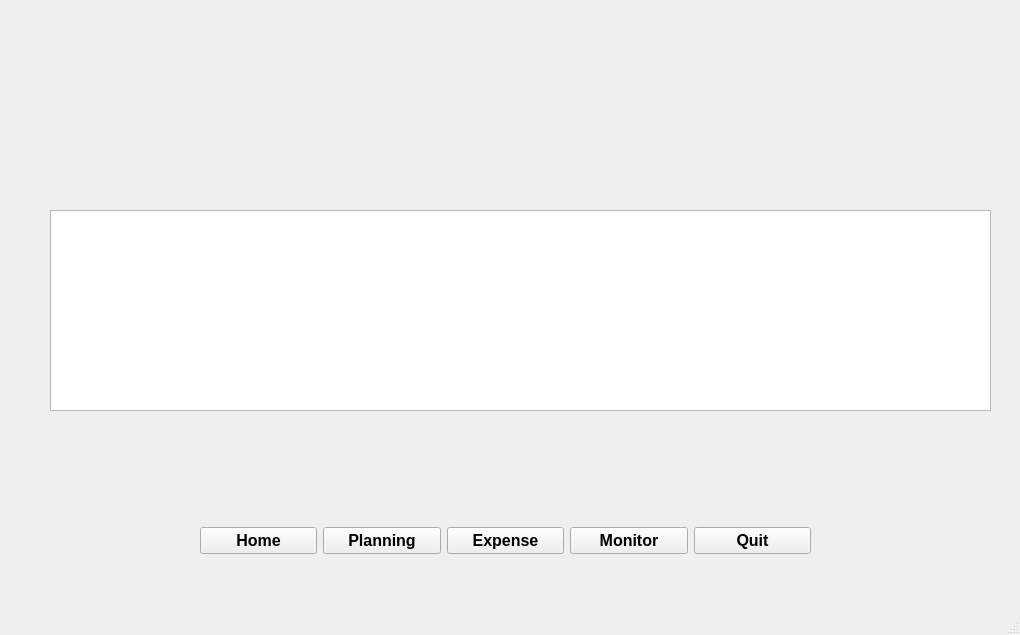
<?xml version="1.0" encoding="UTF-8"?>
<ui version="4.0">
 <class>MainWindow</class>
 <widget class="QMainWindow" name="MainWindow">
  <property name="windowModality">
   <enum>Qt::WindowModal</enum>
  </property>
  <property name="geometry">
   <rect>
    <x>0</x>
    <y>0</y>
    <width>1020</width>
    <height>635</height>
   </rect>
  </property>
  <property name="windowTitle">
   <string>MainWindow</string>
  </property>
  <property name="styleSheet">
   <string notr="true">background-image :  url(:/Figma/mint.jpg)</string>
  </property>
  <widget class="QWidget" name="centralwidget">
   <widget class="QWidget" name="horizontalLayoutWidget">
    <property name="geometry">
     <rect>
      <x>200</x>
      <y>500</y>
      <width>611</width>
      <height>81</height>
     </rect>
    </property>
    <layout class="QHBoxLayout" name="horizontalLayout">
     <item>
      <widget class="QPushButton" name="Homebutton">
       <property name="font">
        <font>
         <family>Arial</family>
         <pointsize>12</pointsize>
         <weight>75</weight>
         <bold>true</bold>
        </font>
       </property>
       <property name="styleSheet">
        <string notr="true">color: black
</string>
       </property>
       <property name="text">
        <string>Home</string>
       </property>
      </widget>
     </item>
     <item>
      <widget class="QPushButton" name="Planningbutton">
       <property name="font">
        <font>
         <family>Arial</family>
         <pointsize>12</pointsize>
         <weight>75</weight>
         <bold>true</bold>
        </font>
       </property>
       <property name="styleSheet">
        <string notr="true">color :black
</string>
       </property>
       <property name="text">
        <string>Planning</string>
       </property>
      </widget>
     </item>
     <item>
      <widget class="QPushButton" name="Expensebutton">
       <property name="font">
        <font>
         <family>Arial</family>
         <pointsize>12</pointsize>
         <weight>75</weight>
         <bold>true</bold>
        </font>
       </property>
       <property name="styleSheet">
        <string notr="true">color:black</string>
       </property>
       <property name="text">
        <string>Expense</string>
       </property>
      </widget>
     </item>
     <item>
      <widget class="QPushButton" name="Monitorbutton">
       <property name="font">
        <font>
         <family>Arial</family>
         <pointsize>12</pointsize>
         <weight>75</weight>
         <bold>true</bold>
        </font>
       </property>
       <property name="styleSheet">
        <string notr="true">color:black</string>
       </property>
       <property name="text">
        <string>Monitor</string>
       </property>
      </widget>
     </item>
     <item>
      <widget class="QPushButton" name="Quitbutton">
       <property name="font">
        <font>
         <family>Arial</family>
         <pointsize>12</pointsize>
         <weight>75</weight>
         <bold>true</bold>
        </font>
       </property>
       <property name="styleSheet">
        <string notr="true">color:black</string>
       </property>
       <property name="text">
        <string>Quit</string>
       </property>
      </widget>
     </item>
    </layout>
   </widget>
   <widget class="QTextEdit" name="textEdit">
    <property name="geometry">
     <rect>
      <x>50</x>
      <y>210</y>
      <width>941</width>
      <height>201</height>
     </rect>
    </property>
    <property name="styleSheet">
     <string notr="true">color: white;
font-style: italic arial;
font: bold italic large &quot;Times New Roman&quot;;
</string>
    </property>
    <property name="html">
     <string>&lt;!DOCTYPE HTML PUBLIC &quot;-//W3C//DTD HTML 4.0//EN&quot; &quot;http://www.w3.org/TR/REC-html40/strict.dtd&quot;&gt;
&lt;html&gt;&lt;head&gt;&lt;meta name=&quot;qrichtext&quot; content=&quot;1&quot; /&gt;&lt;style type=&quot;text/css&quot;&gt;
p, li { white-space: pre-wrap; }
&lt;/style&gt;&lt;/head&gt;&lt;body style=&quot; font-family:'Times New Roman'; font-size:9pt; font-weight:600; font-style:italic;&quot;&gt;
&lt;p align=&quot;center&quot; style=&quot; margin-top:0px; margin-bottom:0px; margin-left:0px; margin-right:0px; -qt-block-indent:0; text-indent:0px;&quot;&gt;&lt;span style=&quot; font-family:'Gulim'; font-size:48pt;&quot;&gt;Buddy Budgeting&lt;/span&gt;&lt;/p&gt;&lt;/body&gt;&lt;/html&gt;</string>
    </property>
   </widget>
  </widget>
  <widget class="QStatusBar" name="statusbar"/>
  <widget class="QMenuBar" name="menubar">
   <property name="geometry">
    <rect>
     <x>0</x>
     <y>0</y>
     <width>1020</width>
     <height>25</height>
    </rect>
   </property>
  </widget>
 </widget>
 <resources/>
 <connections/>
</ui>
